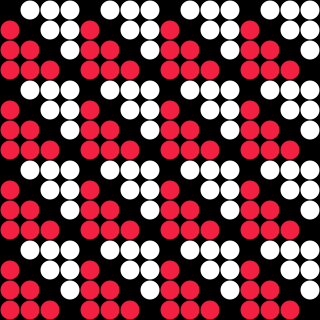
Frame 1 (no input)
Frame 60 (the mouse pressed at the canvas centre just before this capture): identical to frame 1, image omitted
Frame 120 (the mouse held since frame 60 and released just before this capture): identical to frame 1, image omitted

The Processing sketch that drew this single still picture (run headless with seeded random() and noise(); from frame 60 on, the mouse is pressed at the canvas centre):

// Processing sketch: tixy
// ── tixy.pde
float dot(float t, float i, float x, float y) {
  //return sin(t-sqrt(pow((x-7.5),2)+pow((y-6),2)));
  return i%4 - y%4;
}

// ── canvas.pde
int w = 16;
int h = 16;
float size = 20;

void setup() {
  size(320, 320);
  noStroke();
  frameRate(60);
}

void draw() {
  background(0);
  for( int y = 0; y < h; y += 1 ) {
    for( int x = 0; x < w; x += 1 ) {
      int i = y*w + x;
      drawDot(float(i), float(x), float(y));
    }
  }
}

void drawDot(float i, float x, float y) {
  float result = dot(float(millis()) / 1000.0, i, x, y);
  
  if( result < 0 ) {
    fill(244, 32, 65);
  } else {
    fill(255);
  }
  
  result = abs(result);
  float dSize = max(0, min((result * (size-1)), size-1)); 
  float r = size / 2.0;
  circle(r + x*size, r + y*size, dSize);
}
